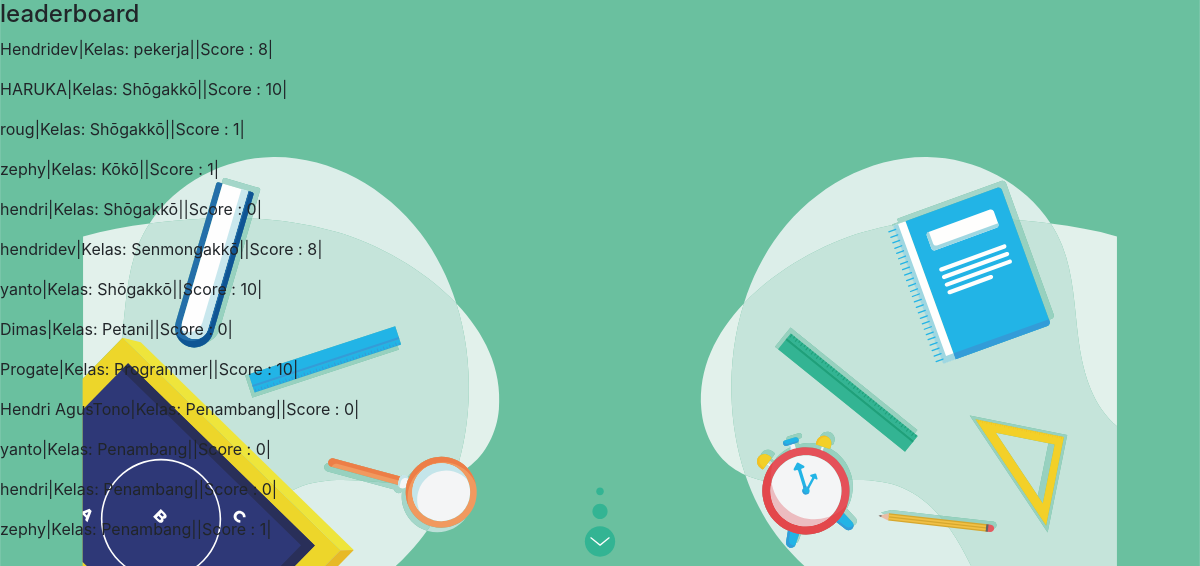
Page /php/leaderboard.php on the committed database.
### tables this page shows
CREATE TABLE `rekapitulasi` (
  `id` int(11) NOT NULL,
  `nama_user` varchar(255) NOT NULL,
  `kelas_user` varchar(255) NOT NULL,
  `skor` int(255) NOT NULL
);

### db/function.php (called while the page is built, shortened)
<?php
class database{
    var $host = "localhost";
    var $username = "root";
    var $password = "";
    var $database = "db_latihansoal";
    var $koneksi = "";
    function __construct()
    {
        $this->koneksi = mysqli_connect($this->host,$this->username,$this->password,$this->database);
    }
    function tampil_user(){
        $data = mysqli_query($this->koneksi,"SELECT * FROM rekapitulasi");
        while($row = mysqli_fetch_array($data)){
            $hasil[] = $row;
        }
        return $hasil;
    }
}
?>

### php/leaderboard.php (the view, shortened to what this page needs)
<?php
    include('../db/function.php');
    $db = new database();
    $user = $db->tampil_user();
?>
<!DOCTYPE html>
<html lang="en">
<head>
    <?php include('css.php') ?>
</head>
<body>
    <h4>leaderboard</h4>
    <?php foreach($user as $us) { ?>
        <p><?php echo $us['nama_user'] ?>|<span>Kelas: <?php echo $us['kelas_user'] ?></span>||<span>Score : <?php echo $us['skor'] ?></span>|</p>
    <?php } ?>
</body>
</html>

### css/style.css (style rules this page uses)
* { padding: 0; margin: 0; }
html { font-family: 'Quicksand', sans-serif; }
body { background-image: url(../asset/login-banner.svg); background-size: cover; background-position: center; }

### rows in the picture
rekapitulasi: nama_user "Hendridev", kelas_user "pekerja", skor "8"
rekapitulasi: nama_user "HARUKA", kelas_user "Shōgakkō", skor "10"
rekapitulasi: nama_user "roug", kelas_user "Shōgakkō", skor "1"
rekapitulasi: nama_user "zephy", kelas_user "Kōkō", skor "1"
rekapitulasi: nama_user "hendri", kelas_user "Shōgakkō", skor "0"
rekapitulasi: nama_user "hendridev", kelas_user "Senmongakkō", skor "8"
rekapitulasi: nama_user "yanto", kelas_user "Shōgakkō", skor "10"
rekapitulasi: nama_user "Dimas", kelas_user "Petani", skor "0"
rekapitulasi: nama_user "Progate", kelas_user "Programmer", skor "10"
rekapitulasi: nama_user "Hendri AgusTono", kelas_user "Penambang", skor "0"
rekapitulasi: nama_user "yanto", kelas_user "Penambang", skor "0"
rekapitulasi: nama_user "hendri", kelas_user "Penambang", skor "0"
rekapitulasi: nama_user "zephy", kelas_user "Penambang", skor "1"
